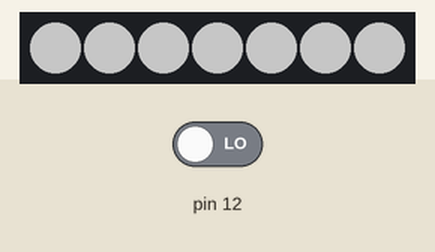
Recording of a sketch running on a simulated Arduino Uno, built with avr-gcc and run on an emulated ATmega328P. Parts: 7 RGB LEDs in strip order, left to right. The inputs (shaded band) are chosen by the test bench; at power-on: pin 12 LOW. Dim RGB values are drawn brighter than linear.

Above: at 1.2 s.
1.3 s: pin 12 driven HIGH
At 2.85 s:
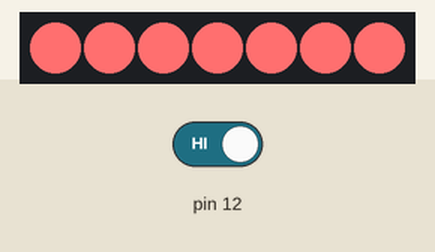
3.2 s: pin 12 driven LOW
At 4.57 s:
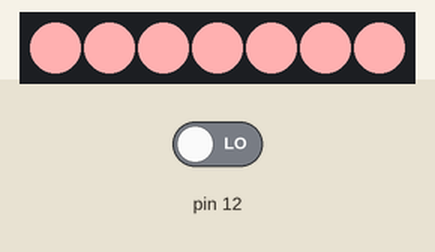
5.9 s: pin 12 driven HIGH
At 15.6 s:
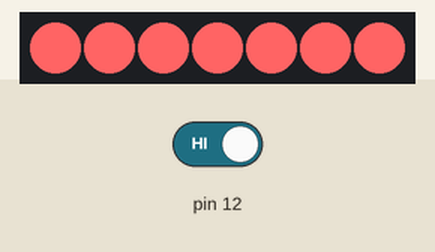
Timing chart, 0 to 16.7 s (numbered marks = the images above; inputs shaded):
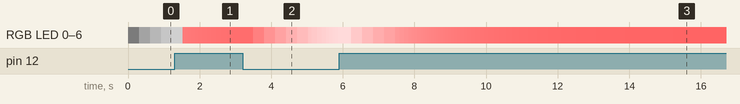

The sketch:

coopLights_0_1.ino
```cpp
// Tested on Arduino 1.6.9 (CC)
// For instruction on how to get the Feather HUZZAH running check:
// https://learn.adafruit.com/adafruit-feather-huzzah-esp8266/using-arduino-ide

#include <Adafruit_NeoPixel.h>

// for changing between output test modes
// 1 : Red lights with presence
// 2 : White intensity changes with presence
#define OUTPUT_MODE 1
// for changing between sensore modes:
// 1 : IR Distance Sensor
// 2 : PIR Motion Sensor
#define SENSOR_MODE 2

// NeoPixel pin number
#define NEO_PIN 14
// Number of LEDs in the NeoPixel strip, ring, etc
#define NEO_NUM 7


// Parameter 1 = number of pixels in strip
// Parameter 2 = Arduino pin number (most are valid)
// Parameter 3 = pixel type flags, add together as needed:
//  NEO_KHZ800  800 KHz bitstream (most NeoPixel products w/WS2812 LEDs)
//  NEO_KHZ400  400 KHz (classic 'v1' (not v2) FLORA pixels, WS2811 drivers)
//  NEO_GRB     Pixels are wired for GRB bitstream (most NeoPixel products)
//  NEO_RGB     Pixels are wired for RGB bitstream (v1 FLORA pixels, not v2)
//  NEO_RGBW    Pixels are wired for RGBW bitstream (NeoPixel RGBW products)
//  NEO_GRBW    Pixels are wired for GRBW bitstream
Adafruit_NeoPixel strip = Adafruit_NeoPixel(NEO_NUM, NEO_PIN, NEO_GRBW);

//
float outValueRed = 0.0;
float outValueWhite = 0.0;

void setup() {
  // Initialize serial communication with computer, for debugging
  Serial.begin(57600);

  // Declare pin 12 (PIR sensor) as an input
  pinMode(12, INPUT);

  // Initialize the strip object
  strip.begin();
  // Initialize all pixels to 'off'
  strip.show();

}

void loop() {
  boolean presence = false;
  if (SENSOR_MODE == 1) {
    // Read the input on analog pin 0:
    int sensorValue = analogRead(A0);

    if (sensorValue > 500)
      presence = true;
    else
      presence = false;

  } else {
    // Read the input on digital pin 12:
    int sensorValue = digitalRead(12);

    if (sensorValue == HIGH)
      presence = true;
    else
      presence = false;
  }

  if (OUTPUT_MODE == 1) {
    // For slow transitions
    int desiredOutValueRed = 0;
    float desiredSpeedRed = 0;
    int desiredOutValueWhite = 0;
    float desiredSpeedWhite = 0;

    // if someone is detected
    if (presence) {
      // Set the output value to the maximum
      desiredOutValueRed = 255;
      desiredSpeedRed = 8.0;
      desiredOutValueWhite = 100;
      desiredSpeedWhite = 64.0;
    } else {
      // set the output value to the minimum
      desiredOutValueRed = 0;
      desiredSpeedRed = 64.0;
      desiredOutValueWhite = 255;
      desiredSpeedWhite = 64.0;
    }

    // Smoothly transition towards the desired value at the desired speed,
    // the higher the speed value the slower the transition
    float difRed = desiredOutValueRed - outValueRed;
    if (abs(difRed) > 1.0)
      outValueRed = outValueRed + difRed / desiredSpeedRed;
    float difWhite = desiredOutValueWhite - outValueWhite;
    if (abs(difWhite) > 1.0)
      outValueWhite = outValueWhite + difWhite / desiredSpeedWhite;

    // Change the pixels out values
    for (uint16_t i = 0; i < strip.numPixels(); i++)
      strip.setPixelColor(i, outValueRed, 0, 0, outValueWhite);
    strip.show();

  } else {
    // For slow transitions
    int desiredOutValueWhite = 0;
    float desiredSpeedWhite = 0;

    // if someone is detected
    if (presence) {
      // Set the output value to the maximum
      desiredOutValueWhite = 255;
      desiredSpeedWhite = 8.0;
    } else {
      // Set the output value to the minimum
      desiredOutValueWhite = 50;
      desiredSpeedWhite = 64.0;
    }

    // Smoothly transition towards the desired value at the desired speed,
    // the higher the speed value the slower the transition
    float difWhite = desiredOutValueWhite - outValueWhite;
    if (abs(difWhite) > 1.0)
      outValueWhite = outValueWhite + difWhite / desiredSpeedWhite;

    // Change the pixels out values
    for (uint16_t i = 0; i < strip.numPixels(); i++)
      strip.setPixelColor(i, 0, 0, 0, outValueWhite);
    strip.show();

  }

  // Print out the value you read
  //Serial.println(presence, DEC);
  // Delay in between reads for stability
  delay(30);
}
```

Measured:
- after the input at 1.3 s, the LEDs: first change after 0.24 s (image 1 shows a later state)
- after the input at 3.2 s, the LEDs: first change after 0.30 s (image 2 shows a later state)
